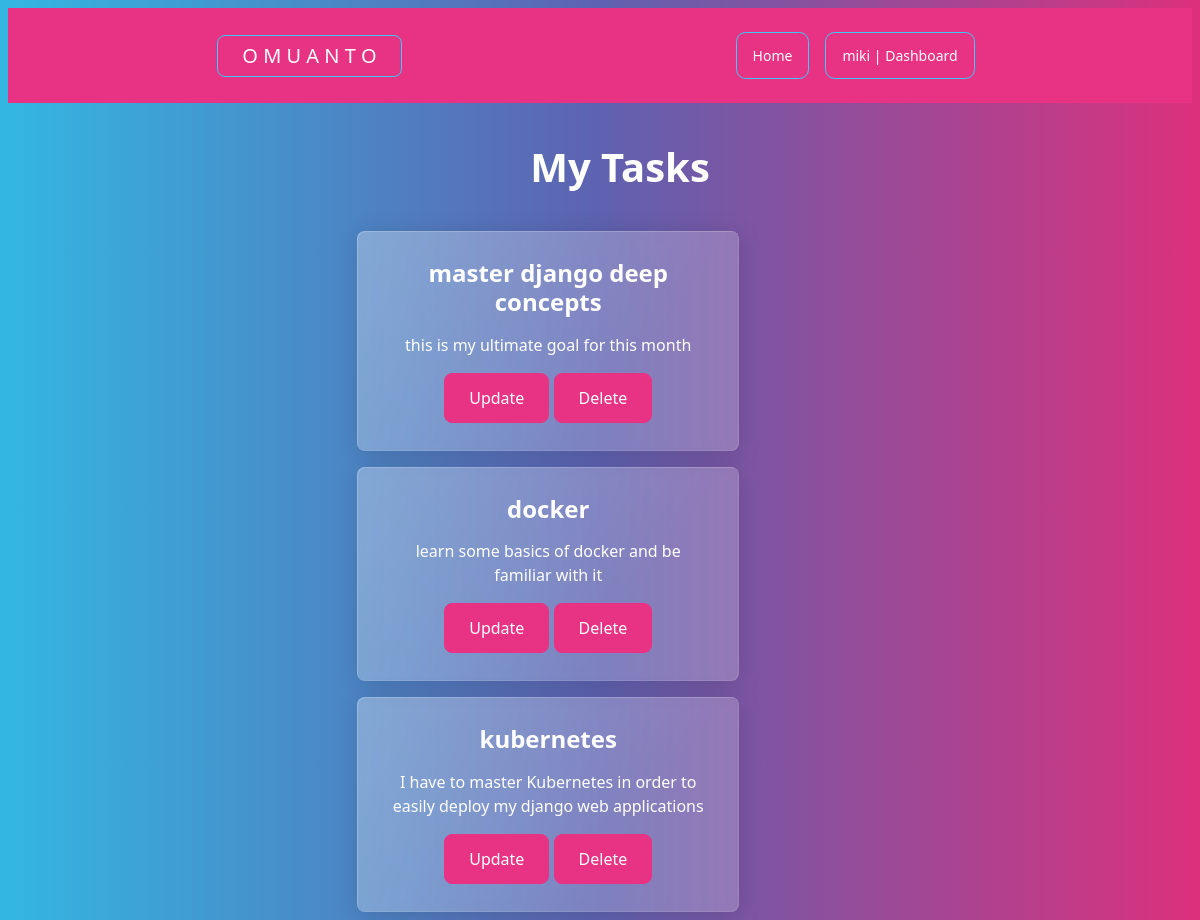
The page /viewtask/ (signed in) on the database as committed earlier.
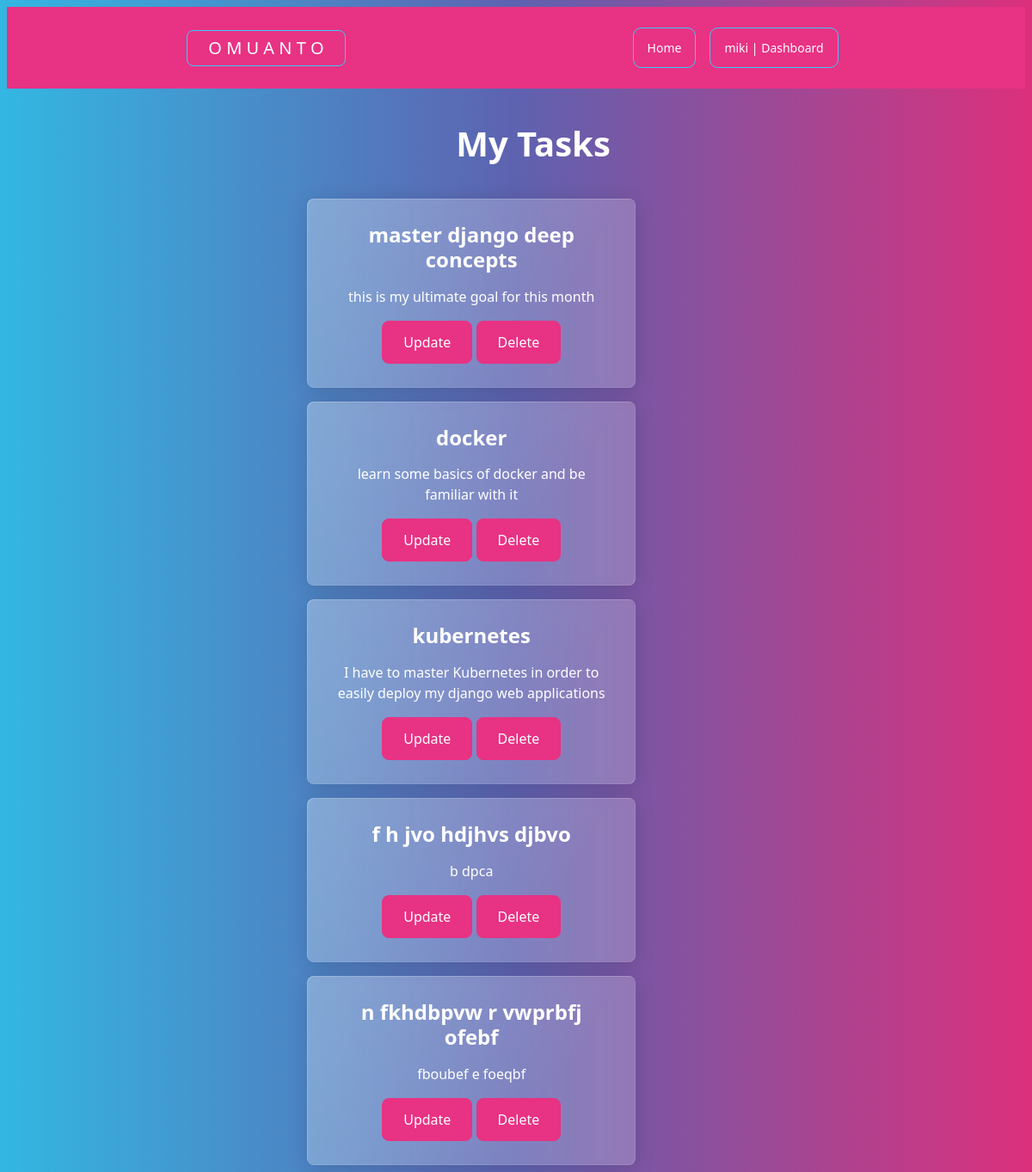
The same page on the database as committed later.
### mainapp/models.py (models this page shows, shortened)
class Task(models.Model):
    title = models.CharField(max_length=100, null=True)
    content = models.CharField(max_length=1000, null=True, blank=True)
    date_posted = models.TimeField(auto_now=True, null=True)
    user = models.ForeignKey(User, max_length=10, on_delete=models.CASCADE, null=True)

### mainapp/views.py (the view)
# urls.py: path("viewtask/", views.viewtask, name="viewtask"),
@login_required(login_url='login')
def viewtask(request):
    curr_user = request.user.id
    task = Task.objects.all().filter(user=curr_user)
    context = {'task': task}
    return render(request, 'profile/viewtask.html', context = context)

### templates/profile/viewtask.html (shortened to what this page needs)
{% extends 'base.html' %}
{% load static %}
{% block content %}
<!DOCTYPE html>
<html lang="en">
<head>
    <link rel="stylesheet" href="{% static 'css/style.css' %} ">
</head>
<body>
    <div class="container-fluid mx-auto row col-8">
        <div class="row">
            <h1 class="text-center m-3"> My Tasks </h1>
            {% for tsk in task %}
                <div class="mx-auto col-8">
                    <div class="col-sm-10">
                        <div class="card m-1 row">
                            <div class="card-body">
                                <h4 class="card-title">{{ tsk.title }}</h4>
                                    <p class="card-text">{{ tsk.content }}</p>
                                <a href="{% url 'updatetask' tsk.id %} " class="btn btn-primary">Update</a>
                                <a href="{% url 'deletetask' tsk.id %} " class="btn btn-primary">Delete</a>
                            </div>
                        </div>
                    </div>
                </div>
            {% endfor %}
        </div>
    </div>
</body>
</html>
{% endblock %}

### templates/base.html (shortened to what this page needs)
{% load static %}
<!DOCTYPE html>
<html lang="en">
<head>
    <link rel="stylesheet" href="https://bootswatch.com/5/quartz/bootstrap.min.css">
    <link rel="stylesheet" href="{% static 'css/style.css' %}"
    <link href="https://cdn.jsdelivr.net/npm/bootstrap@5.3.0-alpha1/dist/css/bootstrap.min.css" rel="stylesheet">
</head>
<body>
    <nav class="navbar m-1 navbar-expand-lg navbar-dark bg-primary justify-content-center">
        <div class="container-fluid mx-auto col-8">
                {% if user.is_authenticated %}
                <a class="navbar-brand btn btn-outline-info" href="{% url 'home' %}">O M U A N T O</a>
                {% else %}
                <a class="navbar-brand  btn btn-outline-info" href="{% url 'login' %}">O M U A N T O</a>
                {% endif %}
          <div class="collapse navbar-collapse" id="navbarSupportedContent">
            <ul class="navbar-nav ms-auto mb-2 mb-lg-0">
              <li class="nav-item m-1 btn btn-outline-info btn-sm">
                <a class="nav-link active" aria-current="page" href="{% url 'home' %}">Home</a>
              </li>
              <li class="nav-item m-1 btn btn-outline-info btn-sm">
                {% if user.is_authenticated %}
                    <a class="nav-link active" href="{% url 'dashboard'%}">{{ user.username }} | Dashboard</a>
                {% else %}
                    <a class="nav-link  active" href="{% url 'register'%}">Register </a>
              {% endif %}
              </li>
            </ul>
          </div>
        </div>
      </nav>
{% block content %}
{% endblock %}
</body>
</html>

### static/css/style.css (style rules this page uses)
body { color: white; justify-content: center; text-align: center; }
a { text-decoration: none; }
h1, h2 { margin-top: 40px; }

Rows that differ between the two databases and show on the page:
added Task: title "f h jvo hdjhvs djbvo", content "b dpca"
added Task: title "n fkhdbpvw r vwprbfj ofebf", content "fboubef e foeqbf"
